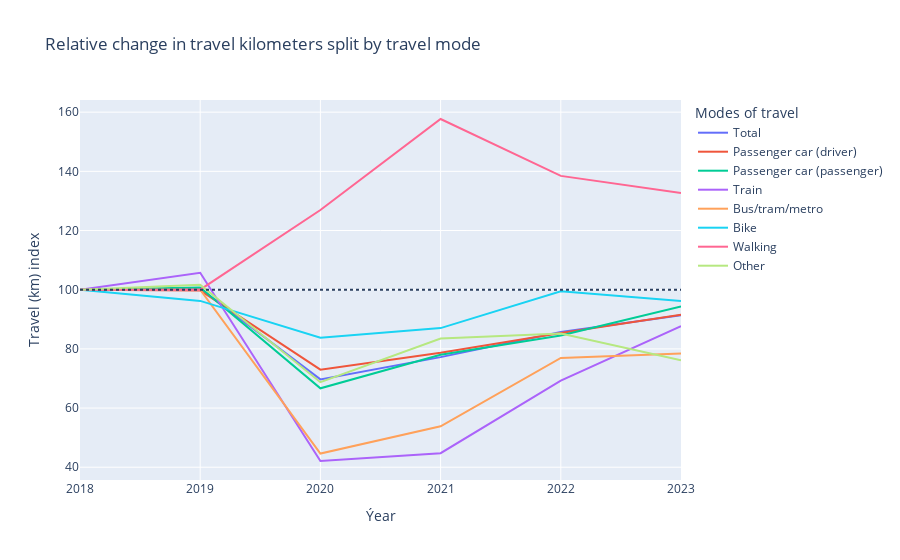

Source (notebook cell):
### Markdown cell above
### Graph: Which transport modes show the largest recovery compared to pre-COVID levels?

### Code cell
#Select only the netherlands as region
df = df_pres.loc[df_pres['Region characteristics'] == 'The Netherlands'].copy()

# Calculate the base value for each mode (first period)
base = df.groupby('Modes of travel')['Total travel'].transform('first')

# Create an index (relative to the first period)
df['Travel (km) index'] = df['Total travel'] / base * 100

#create a line plot for the relative change compared to 2018.
fig = px.line(df, x='Periods', y='Travel (km) index', color='Modes of travel', 
              title='Relative change in travel kilometers split by travel mode', labels={'Periods' : 'Ýear'})
fig.add_hline(y=100, line_dash='dot')
fig.show()

### Figure 1 — Plotly figure (JSON) as saved in the notebook; plotly's stock layout.template omitted (floating-point values rounded to 4 significant figures)
{"data": [{"hovertemplate": "Modes of travel=Total<br>Ýear=%{x}<br>Travel (km) index=%{y}<extra></extra>", "legendgroup": "Total", "line": {"color": "#636efa", "dash": "solid"}, "marker": {"symbol": "circle"}, "mode": "lines", "name": "Total", "orientation": "v", "showlegend": true, "type": "scatter", "x": [2018, 2019, 2020, 2021, 2022, 2023], "xaxis": "x", "y": [100.0, 100.3, 69.69, 77.21, 85.69, 91.38], "yaxis": "y"}, {"hovertemplate": "Modes of travel=Passenger car (driver)<br>Ýear=%{x}<br>Travel (km) index=%{y}<extra></extra>", "legendgroup": "Passenger car (driver)", "line": {"color": "#EF553B", "dash": "solid"}, "marker": {"symbol": "circle"}, "mode": "lines", "name": "Passenger car (driver)", "orientation": "v", "showlegend": true, "type": "scatter", "x": [2018, 2019, 2020, 2021, 2022, 2023], "xaxis": "x", "y": [100.0, 99.72, 72.98, 78.68, 85.39, 91.54], "yaxis": "y"}, {"hovertemplate": "Modes of travel=Passenger car (passenger)<br>Ýear=%{x}<br>Travel (km) index=%{y}<extra></extra>", "legendgroup": "Passenger car (passenger)", "line": {"color": "#00cc96", "dash": "solid"}, "marker": {"symbol": "circle"}, "mode": "lines", "name": "Passenger car (passenger)", "orientation": "v", "showlegend": true, "type": "scatter", "x": [2018, 2019, 2020, 2021, 2022, 2023], "xaxis": "x", "y": [100.0, 100.8, 66.67, 78.04, 84.5, 94.32], "yaxis": "y"}, {"hovertemplate": "Modes of travel=Train<br>Ýear=%{x}<br>Travel (km) index=%{y}<extra></extra>", "legendgroup": "Train", "line": {"color": "#ab63fa", "dash": "solid"}, "marker": {"symbol": "circle"}, "mode": "lines", "name": "Train", "orientation": "v", "showlegend": true, "type": "scatter", "x": [2018, 2019, 2020, 2021, 2022, 2023], "xaxis": "x", "y": [100.0, 105.7, 42.11, 44.74, 69.3, 87.72], "yaxis": "y"}, {"hovertemplate": "Modes of travel=Bus/tram/metro<br>Ýear=%{x}<br>Travel (km) index=%{y}<extra></extra>", "legendgroup": "Bus/tram/metro", "line": {"color": "#FFA15A", "dash": "solid"}, "marker": {"symbol": "circle"}, "mode": "lines", "name": "Bus/tram/metro", "orientation": "v", "showlegend": true, "type": "scatter", "x": [2018, 2019, 2020, 2021, 2022, 2023], "xaxis": "x", "y": [100.0, 100.0, 44.62, 53.85, 76.92, 78.46], "yaxis": "y"}, {"hovertemplate": "Modes of travel=Bike<br>Ýear=%{x}<br>Travel (km) index=%{y}<extra></extra>", "legendgroup": "Bike", "line": {"color": "#19d3f3", "dash": "solid"}, "marker": {"symbol": "circle"}, "mode": "lines", "name": "Bike", "orientation": "v", "showlegend": true, "type": "scatter", "x": [2018, 2019, 2020, 2021, 2022, 2023], "xaxis": "x", "y": [100.0, 96.22, 83.78, 87.03, 99.46, 96.22], "yaxis": "y"}, {"hovertemplate": "Modes of travel=Walking<br>Ýear=%{x}<br>Travel (km) index=%{y}<extra></extra>", "legendgroup": "Walking", "line": {"color": "#FF6692", "dash": "solid"}, "marker": {"symbol": "circle"}, "mode": "lines", "name": "Walking", "orientation": "v", "showlegend": true, "type": "scatter", "x": [2018, 2019, 2020, 2021, 2022, 2023], "xaxis": "x", "y": [100.0, 100.0, 126.9, 157.7, 138.5, 132.7], "yaxis": "y"}, {"hovertemplate": "Modes of travel=Other<br>Ýear=%{x}<br>Travel (km) index=%{y}<extra></extra>", "legendgroup": "Other", "line": {"color": "#B6E880", "dash": "solid"}, "marker": {"symbol": "circle"}, "mode": "lines", "name": "Other", "orientation": "v", "showlegend": true, "type": "scatter", "x": [2018, 2019, 2020, 2021, 2022, 2023], "xaxis": "x", "y": [100.0, 101.7, 68.75, 83.52, 85.23, 76.14], "yaxis": "y"}], "layout": {"legend": {"title": {"text": "Modes of travel"}, "tracegroupgap": 0}, "shapes": [{"line": {"dash": "dot"}, "type": "line", "x0": 0, "x1": 1, "xref": "x domain", "y0": 100, "y1": 100, "yref": "y"}], "title": {"text": "Relative change in travel kilometers split by travel mode"}, "xaxis": {"anchor": "y", "domain": [0, 1], "title": {"text": "Ýear"}}, "yaxis": {"anchor": "x", "domain": [0, 1], "title": {"text": "Travel (km) index"}}}}
